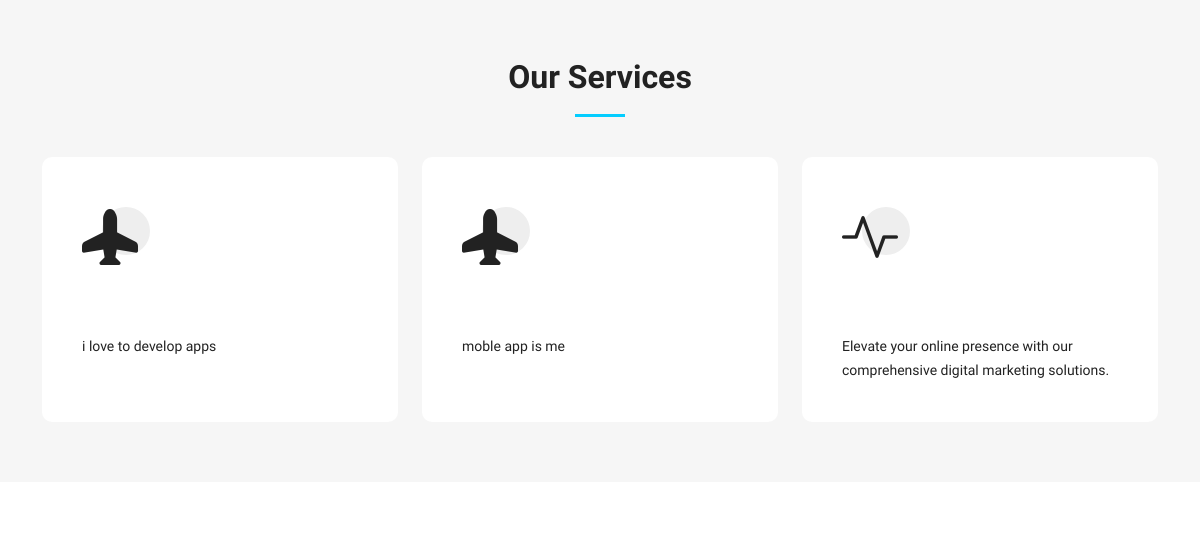
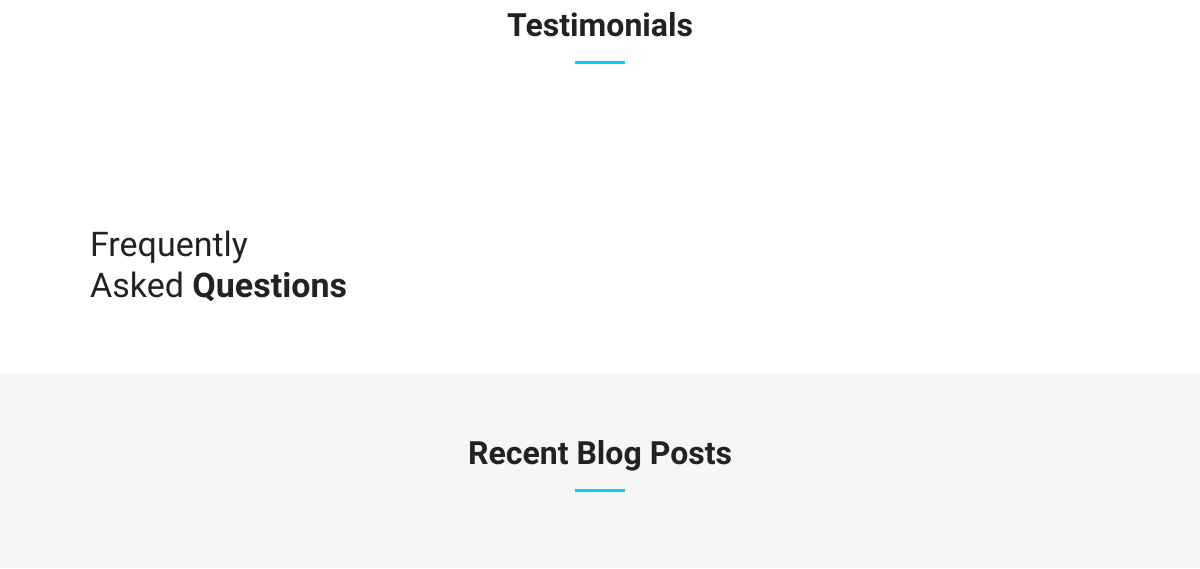
/ (middle part), run on an earlier commit of the app's database (2 pictures, top to bottom).
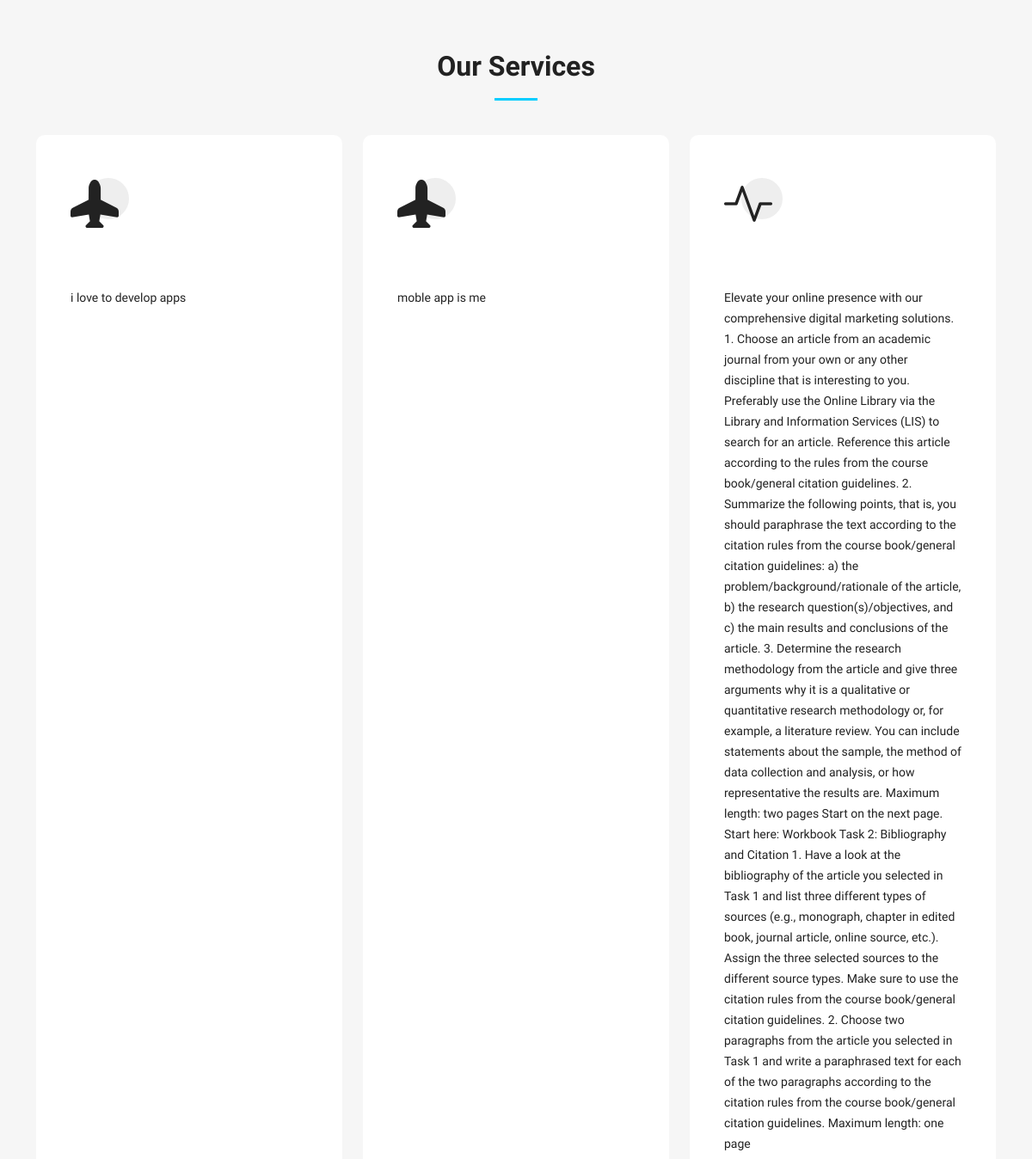
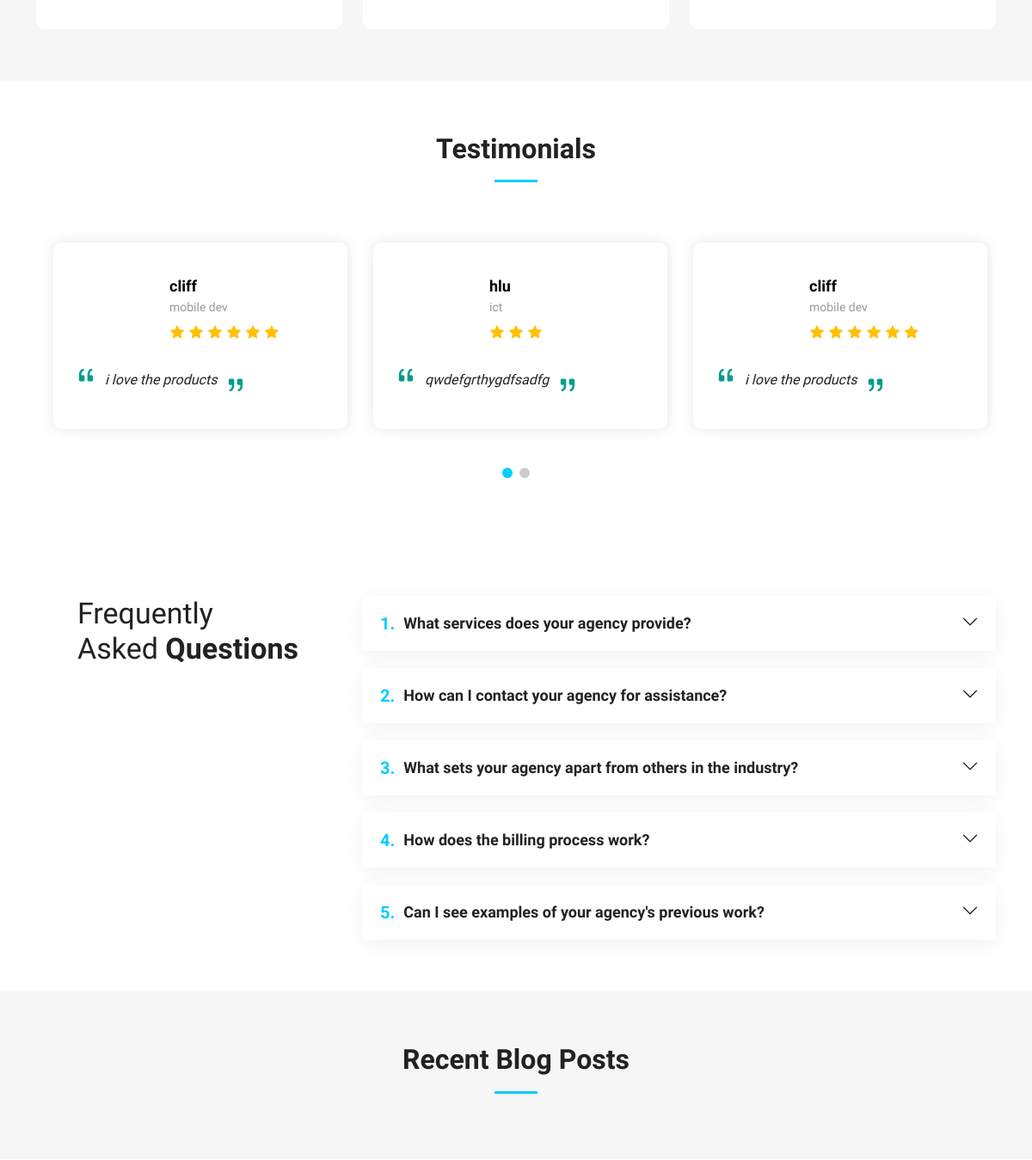
And on a later commit of the database (2 pictures, top to bottom).
### appwebsite/models.py (models this page shows, shortened)
class ServiceInfo(models.Model):
    icon = models.CharField(max_length=100,blank=True)
    tittle = models.CharField(max_length=200,unique=True)
    description =models.TextField()

class TestimonialIfor(models.Model):
    img = models.CharField(max_length=255,blank=True,null=True)
    num_stars =[(1,'One'),
                (2,'Two'),
                (3,'Three'),
                (4,'Four'),
                (5,'Five')]
    count_rating = models.IntegerField(choices=num_stars)
    user_name = models.CharField(max_length=50)
    job_title = models.CharField(max_length=150)
    description_review = models.TextField()

class FrequentlyAskedQuestionsInfo(models.Model):
    questions = models.CharField(max_length=255)
    answer= models.TextField()

### appwebsite/views.py (the view)
# urls.py: path('',views.home,name='home-page'),
def home(request):
    company = CompanyInfo.objects.first()
    service = ServiceInfo.objects.all()
    testimonial = TestimonialIfor.objects.all()
    asked_questions = FrequentlyAskedQuestionsInfo.objects.all()
    blog_post = BlogInfo.objects.all().order_by("-date_created")[:3]
    context = {
    'company_name':company.company_name,
    "location":company.location,
    'phone':company.phone,
    'email': company.email,
    'open_hours':company.open_hours,
    'video_url': company.video_url,
    'twitter_url': company.twitter_url,
    'instagram_url':company.instagram_url,
    'linkedin_url': company.linkedin_url,
    'facebook_url':company.facebook_url,
    'service': service,
    'testimonial':testimonial,
    'asked_questions':asked_questions,
    'blog_post':blog_post,
    }
    return render(request, 'appwebsite/home.html', context)

### templates/appwebsite/home.html (shortened to what this page needs)
{% extends 'appwebsite/base.html' %}
{% load static %}
{% block website %}
    <section id="services" class="services sections-bg">
      <div class="container" data-aos="fade-up">
        <div class="section-header">
          <h2>Our Services</h2>
        </div>
        <div class="row gy-4" data-aos="fade-up" data-aos-delay="100">
          {% for services in service %}
              <div class="col-lg-4 col-md-6">
                <div class="service-item  position-relative">
                  <div class="icon">
                    <i class="{{services.icon}}"></i>
                  </div>
                  <p>{{services.description}}</p>
                </div>
              </div>
          {% endfor %}
        </div>
      </div>
    </section>
 {% include 'appwebsite/testimonials.html' %}
    <section id="faq" class="faq">
      <div class="container" data-aos="fade-up">
        <div class="row gy-4">
          <div class="col-lg-4">
            <div class="content px-xl-5">
              <h3>Frequently Asked <strong>Questions</strong></h3>
            </div>
          </div>
          <div class="col-lg-8">
            <div class="accordion accordion-flush" id="faqlist" data-aos="fade-up" data-aos-delay="100">
              {% for questions in asked_questions %}
                <div class="accordion-item">
                  <h3 class="accordion-header">
                    <button class="accordion-button collapsed" type="button" data-bs-toggle="collapse" data-bs-target="#faq-content-{{ forloop.counter}}.">
                      <span class="num">{{ forloop.counter}}.</span>
                      {{questions.questions}}
                    </button>
                  </h3>
                </div>
              {% endfor %}
            </div>
          </div>
        </div>
      </div>
    </section>
    <section id="recent-posts" class="recent-posts sections-bg">
      <div class="container" data-aos="fade-up">
        <div class="section-header">
          <h2>Recent Blog Posts</h2>
        </div>
      </div>
    </section>
{% endblock website %}

### templates/appwebsite/testimonials.html (shortened to what this page needs)
{% load static %}
<section id="testimonials" class="testimonials">
      <div class="container" data-aos="fade-up">
        <div class="section-header">
          <h2>Testimonials</h2>
        </div>
        <div class="slides-3 swiper" data-aos="fade-up" data-aos-delay="100">
          <div class="swiper-wrapper">
            {% for testimonials in testimonial  %}
                <div class="swiper-slide">
                  <div class="testimonial-wrap">
                    <div class="testimonial-item">
                      <div class="d-flex align-items-center">
                        <div>
                          <h3>{{testimonials.user_name}}</h3>
                          <h4>{{testimonials.job_title}}</h4>
                          <div class="stars">
                              {% for i in 'x'|ljust:testimonials.count_rating %}
                                  <i class="bi bi-star-fill"></i>
                              {% endfor %}
                          </div>
                        </div>
                      </div>
                      <p>
                        <i class="bi bi-quote quote-icon-left"></i>
                        {{testimonials.description_review }}
                        <i class="bi bi-quote quote-icon-right"></i>
                      </p>
                    </div>
                  </div>
                </div>
            {% endfor %}
          </div>
          <div class="swiper-pagination"></div>
        </div>
      </div>
    </section>

What changed in the data, as far as the page shows it:
changed ServiceInfo: description "Elevate your online presence with our comprehensive digital marketing solutions." → "…comprehensive digital marketing solutions. 1. Choose an article from an academic journal from your own or any other discipline that is interesting to you. Preferably use the Online Library via the Library and Information Services (LIS) to search for an article. Reference this article according to the rules from the course book/general citation guidelines. 2. Summarize the following points, that is, you should paraphrase the text according to the citation rules from the course book/general citation guidelines: a) the problem/background/rationale of the article, b) the research question(s)/objectives, and c) the main results and conclusions of the article. 3. Determine the research…"
added TestimonialIfor: user_name "cliff", job_title "mobile dev", count_rating 6 (drawn), description_review "i love the products"
added TestimonialIfor: user_name "hlu", job_title "ict", count_rating 3 (drawn), description_review "qwdefgrthygdfsadfg"
added FrequentlyAskedQuestionsInfo: questions "What services does your agency provide?"
added FrequentlyAskedQuestionsInfo: questions "How can I contact your agency for assistance?"
added FrequentlyAskedQuestionsInfo: questions "What sets your agency apart from others in the industry?"
added FrequentlyAskedQuestionsInfo: questions "How does the billing process work?"
added FrequentlyAskedQuestionsInfo: questions "Can I see examples of your agency's previous work?"
